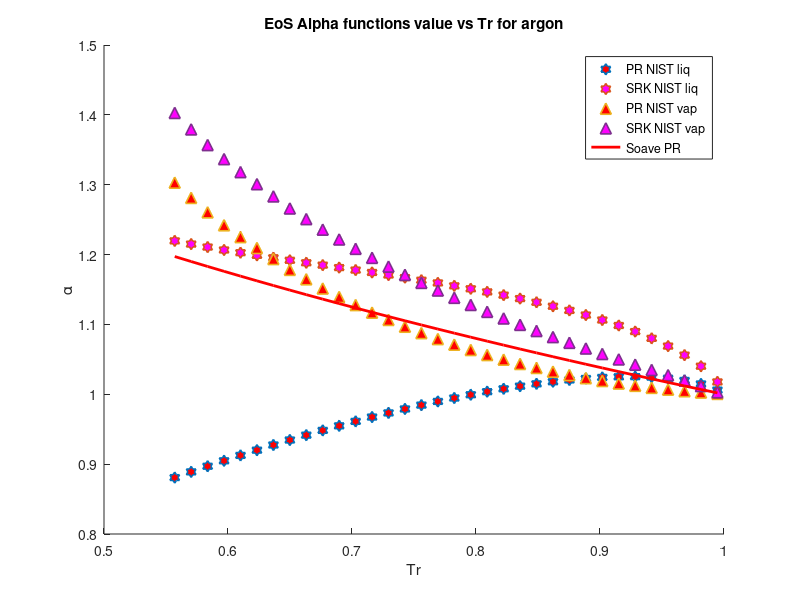

The MATLAB source for this figure:
clear 
clc
load argon_sat_data.mat
%alpha PR & SRK for argon
P = P*10^6;
omega = -0.00219; %Acentric factor
Tc = 150.8; %K
Pc = 4870000; %Pa
R = 8.31446 %J/K*mol
Zc = 0.291;
b1 = 0.07780*(R*Tc/Pc);
a1 = 0.45724*(((R^2)*(Tc^2))/Pc);
b2 = 0.08664*(R*Tc/Pc);
a2 = 0.42747*(((R^2)*(Tc^2))/Pc);
omega_c = 1-3*Zc;
omega_b = 0.08446114781;
omega_a = 3*Zc^2+3*(1-2*Zc)*omega_b+omega_b^2+1-3*Zc;
a3 = omega_a*(((R^2)*(Tc^2))/Pc);
b3 = omega_b*(R*Tc/Pc);
c3 = omega_c*(R*Tc/Pc);
T = 84; %k
M = 39.948/1000; %kg/mol
S1=0.37464+1.54226*omega-0.26992*omega^2;
S2=0.48508+1.55171*omega-0.176*omega^2;

for i = 1:1:34
   Pr = P/Pc; 
   Tr = T/Tc;
   Tr_list(i)=Tr;
   Vm_liq(i) = M/rho_liq(i);
   Vm_vap(i) = M/rho_vap(i);
   alpha_PT_liq(i) = ((R*T)/(Vm_liq(i)-b3)-P(i))*((Vm_liq(i)^2+b3*Vm_liq(i)+c3*Vm_liq(i)-c3*b3)/a3);
   alpha_PT_vap(i) = ((R*T)/(Vm_vap(i)-b3)-P(i))*((Vm_vap(i)^2+b3*Vm_vap(i)+c3*Vm_vap(i)-c3*b3)/a3);
   alpha_PR_liq(i) = ((R*T)/(Vm_liq(i)-b1)-P(i))*((Vm_liq(i)^2+2*b1*Vm_liq(i)-b1^2)/a1)
   alpha_SRK_liq(i) = ((R*T)/(Vm_liq(i)-b2)-P(i))*((Vm_liq(i)^2+b2*Vm_liq(i))/a2);
   alpha_PR_vap(i) = ((R*T)/(Vm_vap(i)-b1)-P(i))*((Vm_vap(i)^2+2*b1*Vm_vap(i)-b1^2)/a1);
   alpha_SRK_vap(i) = ((R*T)/(Vm_vap(i)-b2)-P(i))*((Vm_vap(i)^2+b2*Vm_vap(i))/a2);
   alpha_soave_PR(i) =(1+S1*(1-sqrt(Tr)))^2;
   alpha_soave_SRK(i) =(1+S2*(1-sqrt(Tr)))^2;
   alpha_Gasem(i) = exp((1.943+0.926*Tr)*(1-(Tr)^0.1441));
%    alpha_twu(i) = (Tr)^(0.081043)*exp(0.915696*(1-(Tr)^(2.61622)));
   Temp(i)=T;
   T = T+2;
end
hold on

 plot(Tr_list,alpha_PR_liq,'h','MarkerSize',8,'MarkerFaceColor','r','LineWidth',1.2)
 %plot(Tr_list,alpha_PT_liq,'h','MarkerSize',8,'MarkerFaceColor','g','LineWidth',1.2)
 plot(Tr_list,alpha_SRK_liq,'h','MarkerSize',8,'MarkerFaceColor','m','LineWidth',1.2)
 plot(Tr_list,alpha_PR_vap,'^','MarkerSize',8,'MarkerFaceColor','r','LineWidth',1.2)
 %plot(Tr_list,alpha_PT_vap,'^','MarkerSize',8,'MarkerFaceColor','g','LineWidth',1.2)
 plot(Tr_list,alpha_SRK_vap,'^','MarkerSize',8,'MarkerFaceColor','m','LineWidth',1.2)
 plot(Tr_list,alpha_soave_PR,'r','LineWidth',2)
% plot(Tr_list,alpha_soave_SRK,'g','LineWidth',2)
% plot(Tr_list,alpha_Gasem,'b','LineWidth',2)

hold off
legend('PR NIST liq','SRK NIST liq','PR NIST vap','SRK NIST vap','Soave PR')
xlabel('Tr')
ylabel('\alpha')
title('EoS Alpha functions value vs Tr for argon')
